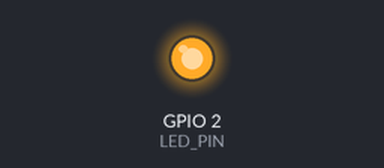
The sketch below on a simulated ESP32. Shown: output pins drawn as LEDs (lit = HIGH).

Above: at 0.5 s.
At 2.5 s:
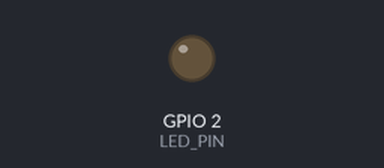
Timing chart, 0 to 5.2 s (numbered marks = the images above):
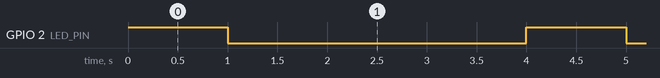

The sketch:

test_02_two_task.ino
```cpp
#if CONFIG_FREERTOS_UNICORE
static const BaseType_t app_cpu = 0;
#else
static const BaseType_t app_cpu = 1;
#endif

#define LED_PIN 2

static const int rate_1 = 1000;
static const int rate_2 = 2000;

void toggleLED_1(void *parameters){
  while (1) {
    digitalWrite(LED_PIN, HIGH);
    vTaskDelay(rate_1/portTICK_PERIOD_MS);
    digitalWrite(LED_PIN, LOW);
    vTaskDelay(rate_1/portTICK_PERIOD_MS);
  }
}

void toggleLED_2(void *parameters){
  while (1) {
    digitalWrite(LED_PIN, HIGH);
    vTaskDelay(rate_2/portTICK_PERIOD_MS);
    digitalWrite(LED_PIN, LOW);
    vTaskDelay(rate_2/portTICK_PERIOD_MS);
  }
}

void setup() {
  pinMode(LED_PIN, OUTPUT);

  xTaskCreatePinnedToCore(toggleLED_1, "TOGGLE 1", 1024, NULL, 1, NULL, app_cpu);
  xTaskCreatePinnedToCore(toggleLED_2, "TOGGLE 2", 1024, NULL, 1, NULL, app_cpu);

}

void loop() {}
```

Measured:
- by itself, GPIO 2 (LED_PIN): alternates HIGH for 1.0 s and LOW for 3.0 s
